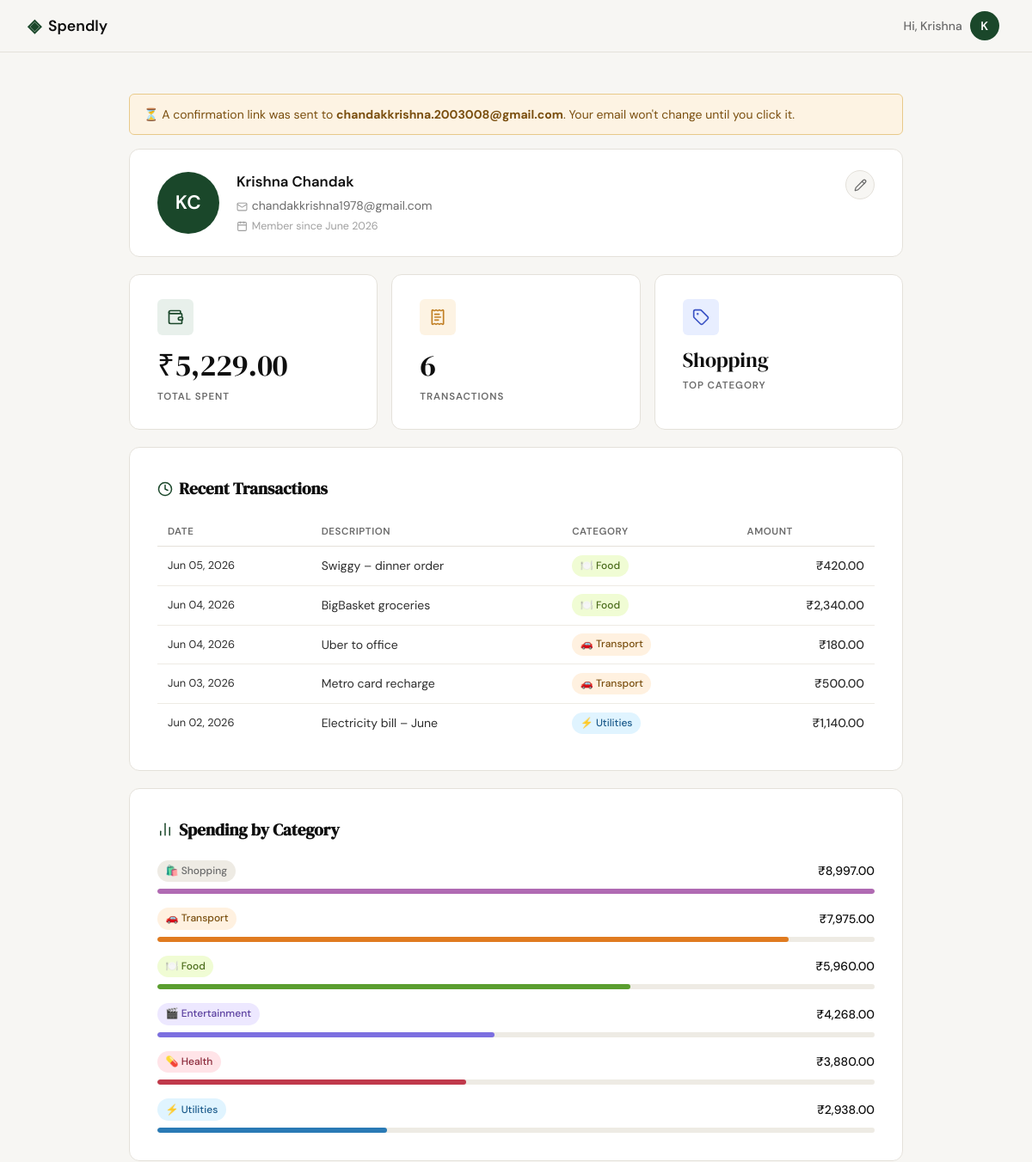
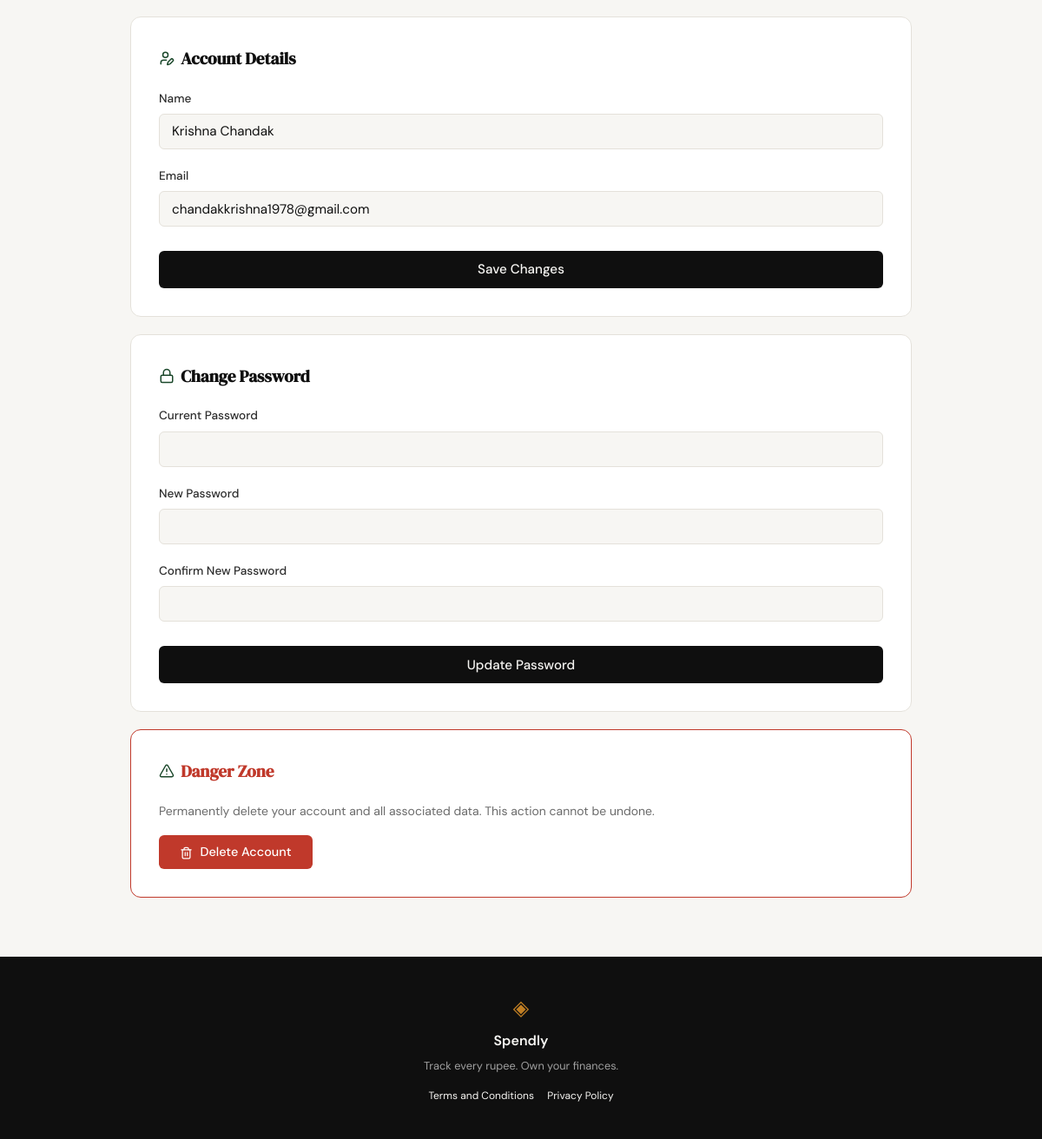
The page /profile (signed in) on the database its author committed (2 pictures, top to bottom).
### tables this page shows
CREATE TABLE email_confirmations (
            id         INTEGER PRIMARY KEY AUTOINCREMENT,
            user_id    INTEGER NOT NULL REFERENCES users(id) ON DELETE CASCADE,
            new_email  TEXT    NOT NULL,
            token      TEXT    NOT NULL UNIQUE,
            expires_at DATETIME NOT NULL,
            created_at DATETIME DEFAULT CURRENT_TIMESTAMP
        );

CREATE TABLE users (
            id       INTEGER PRIMARY KEY AUTOINCREMENT,
            name     TEXT    NOT NULL,
            email    TEXT    NOT NULL UNIQUE,
            password TEXT    NOT NULL,
            created_at DATETIME DEFAULT CURRENT_TIMESTAMP
        );

CREATE TABLE expenses (
            id          INTEGER PRIMARY KEY AUTOINCREMENT,
            user_id     INTEGER NOT NULL REFERENCES users(id) ON DELETE CASCADE,
            title       TEXT    NOT NULL,
            amount      REAL    NOT NULL,
            category    TEXT    NOT NULL,
            date        DATE    NOT NULL,
            notes       TEXT,
            created_at  DATETIME DEFAULT CURRENT_TIMESTAMP
        );

### app.py (the view, shortened to what this page needs)
@app.route("/profile", methods=["GET", "POST"])
def profile():
    if not session.get("user_id"):
        return redirect(url_for("login"))
    user_id = session["user_id"]
    user          = get_user_by_id(user_id)
    pending_email = get_pending_email(user_id)
    try:
        member_since = datetime.strptime(user["created_at"][:10], "%Y-%m-%d").strftime("%B %Y")
    except Exception:
        member_since = ""
    monthly_total, expense_count = get_monthly_stats(user_id)
    recent_expenses  = get_recent_expenses(user_id)
    category_totals  = get_category_totals(user_id)
    top_category     = category_totals[0]["category"] if category_totals else "—"
    max_cat_total    = category_totals[0]["total"]    if category_totals else 1
    return render_template(
        "profile.html",
        user=user,
        member_since=member_since,
        pending_email=pending_email,
        monthly_total=monthly_total,
        expense_count=expense_count,
        top_category=top_category,
        recent_expenses=recent_expenses,
        category_totals=category_totals,
        max_cat_total=max_cat_total,
    )

### app.py (called while the page is built)
@app.template_filter("inr")
def inr_format(value):
    return "{:,.2f}".format(float(value))

@app.template_filter("friendly_date")
def friendly_date(date_str):
    try:
        return datetime.strptime(str(date_str)[:10], "%Y-%m-%d").strftime("%b %d, %Y")
    except Exception:
        return date_str

### database/db.py (called while the page is built)
def get_db():
    conn = sqlite3.connect(DB_PATH)
    conn.row_factory = sqlite3.Row
    conn.execute("PRAGMA foreign_keys = ON")
    return conn

def get_user_by_id(user_id):
    conn = get_db()
    user = conn.execute("SELECT * FROM users WHERE id = ?", (user_id,)).fetchone()
    conn.close()
    return user

def get_pending_email(user_id):
    conn = get_db()
    row = conn.execute(
        "SELECT new_email FROM email_confirmations WHERE user_id = ?", (user_id,)
    ).fetchone()
    conn.close()
    return row["new_email"] if row else None

def get_recent_expenses(user_id, limit=5):
    conn = get_db()
    rows = conn.execute(
        """SELECT title, amount, category, date
           FROM expenses WHERE user_id = ?
           ORDER BY date DESC LIMIT ?""",
        (user_id, limit),
    ).fetchall()
    conn.close()
    return [dict(r) for r in rows]

def get_category_totals(user_id):
    conn = get_db()
    rows = conn.execute(
        """SELECT category, SUM(amount) AS total
           FROM expenses WHERE user_id = ?
           GROUP BY category ORDER BY total DESC""",
        (user_id,),
    ).fetchall()
    conn.close()
    return [dict(r) for r in rows]

def get_monthly_stats(user_id):
    conn = get_db()
    row = conn.execute(
        """SELECT COALESCE(SUM(amount), 0) AS total, COUNT(*) AS count
           FROM expenses
           WHERE user_id = ?
             AND strftime('%Y-%m', date) = strftime('%Y-%m', 'now')""",
        (user_id,),
    ).fetchone()
    conn.close()
    return row["total"], row["count"]

### templates/profile.html (shortened to what this page needs)
{% extends "base.html" %}
{% set cat_icons = {
    'food':          '🍽️',
    'transport':     '🚗',
    'entertainment': '🎬',
    'health':        '💊',
    'utilities':     '⚡',
    'shopping':      '🛍️',
} %}
{% block content %}
<section class="profile-page">
    <div class="profile-wrap">
        {% if pending_email %}
        <div class="flash flash-warning">
            ⏳ A confirmation link was sent to <strong>{{ pending_email }}</strong>. Your email won't change until you click it.
        </div>
        {% endif %}
        {% set name_parts = user['name'].split() %}
        {% set initials = name_parts[0][0] ~ (name_parts[-1][0] if name_parts|length > 1 else '') %}
        <div class="profile-card user-info-card">
            <div class="user-info-row">
                <div class="profile-avatar">{{ initials.upper() }}</div>
                <div class="user-details">
                    <div class="user-full-name">{{ user['name'] }}</div>
                    <div class="user-email-display">
                        <i data-lucide="mail" class="inline-icon"></i>{{ user['email'] }}
                    </div>
                    {% if member_since %}
                    <div class="user-since">
                        <i data-lucide="calendar" class="inline-icon"></i>Member since {{ member_since }}
                    </div>
                    {% endif %}
                </div>
                <a href="#edit-profile" class="user-edit-btn" title="Edit profile">
                    <i data-lucide="pencil"></i>
                </a>
            </div>
        </div>
        <div class="stats-row">
            <div class="stat-card">
                <div class="stat-card-icon stat-icon-spend">
                    <i data-lucide="wallet"></i>
                </div>
                <div class="stat-card-value">₹{{ monthly_total | inr }}</div>
                <div class="stat-card-label">Total Spent</div>
            </div>
            <div class="stat-card">
                <div class="stat-card-icon stat-icon-count">
                    <i data-lucide="receipt-text"></i>
                </div>
                <div class="stat-card-value">{{ expense_count }}</div>
                <div class="stat-card-label">Transactions</div>
            </div>
            <div class="stat-card">
                <div class="stat-card-icon stat-icon-cat">
                    <i data-lucide="tag"></i>
                </div>
                <div class="stat-card-value stat-card-value-text">{{ top_category }}</div>
                <div class="stat-card-label">Top Category</div>
            </div>
        </div>
        <div class="profile-card">
            <h2 class="profile-card-title">
                <i data-lucide="clock" class="title-icon"></i> Recent Transactions
            </h2>
            {% if recent_expenses %}
            <table class="expense-table">
                <thead>
                    <tr>
                        <th>Date</th>
                        <th>Description</th>
                        <th>Category</th>
                        <th class="col-right">Amount</th>
                    </tr>
                </thead>
                <tbody>
                    {% for exp in recent_expenses %}
                    {% set cat_key = exp.category | lower | replace(' ', '-') %}
                    <tr>
                        <td class="exp-date">{{ exp.date | friendly_date }}</td>
                        <td>{{ exp.title }}</td>
                        <td>
                            <span class="cat-badge cat-{{ cat_key }}">
                                {{ cat_icons.get(exp.category | lower, '📦') }} {{ exp.category }}
                            </span>
                        </td>
                        <td class="exp-amount col-right">₹{{ exp.amount | inr }}</td>
                    </tr>
                    {% endfor %}
                </tbody>
            </table>
            {% else %}
            <p class="empty-state">
                <i data-lucide="inbox" class="empty-icon"></i><br>No expenses recorded yet.
            </p>
            {% endif %}
        </div>
        <div class="profile-card">
            <h2 class="profile-card-title">
                <i data-lucide="bar-chart-2" class="title-icon"></i> Spending by Category
            </h2>
            {% if category_totals %}
                {% for cat in category_totals %}
                {% set cat_key = cat.category | lower | replace(' ', '-') %}
                <div class="cat-row">
                    <div class="cat-row-header">
                        <span class="cat-badge cat-{{ cat_key }}">
                            {{ cat_icons.get(cat.category | lower, '📦') }} {{ cat.category }}
                        </span>
                        <span class="cat-total">₹{{ cat.total | inr }}</span>
                    </div>
                    <div class="cat-bar-track">
                        <div class="cat-bar-fill cat-bar-{{ cat_key }}" style="width: {{ (cat.total / max_cat_total * 100) | int }}%"></div>
                    </div>
                </div>
                {% endfor %}
            {% else %}
            <p class="empty-state">No spending data yet.</p>
            {% endif %}
        </div>
        <div class="profile-card" id="edit-profile">
            <h2 class="profile-card-title">
                <i data-lucide="user-pen" class="title-icon"></i> Account Details
            </h2>
            <form method="POST" action="{{ url_for('profile') }}">
                <div class="form-group">
                    <label for="name">Name</label>
                    <input type="text" id="name" name="name" class="form-input"
                           value="{{ user['name'] }}" required>
                </div>
                <div class="form-group">
                    <label for="email">Email</label>
                    <input type="email" id="email" name="email" class="form-input"
                           value="{{ user['email'] }}" required>
                </div>
                <button type="submit" class="btn-submit">Save Changes</button>
            </form>
        </div>
        <div class="profile-card">
            <h2 class="profile-card-title">
                <i data-lucide="lock" class="title-icon"></i> Change Password
            </h2>
            <form method="POST" action="{{ url_for('change_password') }}">
                <div class="form-group">
                    <label for="current_password">Current Password</label>
                    <input type="password" id="current_password" name="current_password"
                           class="form-input" required>
                </div>
                <div class="form-group">
                    <label for="new_password">New Password</label>
                    <input type="password" id="new_password" name="new_password"
                           class="form-input" required>
                </div>
                <div class="form-group">
                    <label for="confirm_new_password">Confirm New Password</label>
                    <input type="password" id="confirm_new_password" name="confirm_new_password"
                           class="form-input" required>
                </div>
                <button type="submit" class="btn-submit">Update Password</button>
            </form>
        </div>
        <div class="profile-card danger-card">
            <h2 class="profile-card-title danger-title">
                <i data-lucide="triangle-alert" class="title-icon"></i> Danger Zone
            </h2>
            <p class="danger-desc">
                Permanently delete your account and all associated data.
                This action cannot be undone.
            </p>
            <button type="button" class="btn-danger" id="show-delete-btn">
                <i data-lucide="trash-2" class="btn-icon"></i> Delete Account
            </button>
        </div>
    </div>
</section>
{% endblock %}

### templates/base.html (shortened to what this page needs)
<!DOCTYPE html>
<html lang="en">
<head>
    <link rel="stylesheet" href="{{ url_for('static', filename='css/style.css') }}">
</head>
<body>
    <nav class="navbar">
        <div class="nav-inner">
            <a href="{{ url_for('landing') }}" class="nav-brand">
                <span class="brand-icon">◈</span>
                <span class="brand-name">Spendly</span>
            </a>
            <div class="nav-links">
                {% if session.get("user_id") %}
                    <div class="avatar-wrapper">
                        <button class="avatar-trigger" id="avatar-btn" aria-label="Account menu">
                            <span class="nav-greeting">Hi, {{ session.get("user_name", "").split()[0] }}</span>
                            <span class="avatar-circle">{{ session.get("user_name", "U")[0].upper() }}</span>
                        </button>
                    </div>
                {% else %}
                    <a href="{{ url_for('login') }}">Sign in</a>
                    <a href="{{ url_for('register') }}" class="nav-cta">Get started</a>
                {% endif %}
            </div>
        </div>
    </nav>
    <main class="main-content">
        {% block content %}{% endblock %}
    </main>
    <footer class="footer">
        <div class="footer-inner">
            <span class="brand-icon">◈</span>
            <span class="footer-name">Spendly</span>
            <p class="footer-copy">Track every rupee. Own your finances.</p>
            <div style="margin-top: 8px; font-size: 0.75rem;">
                <a href="/terms" style="color: inherit; text-decoration: none; margin-right: 12px;">Terms and Conditions</a>
                <a href="/privacy" style="color: inherit; text-decoration: none;">Privacy Policy</a>
            </div>
        </div>
    </footer>
</body>
</html>

### rows shown on the page
email_confirmations: new_email "chandakkrishna.2003008@gmail.com"
users: name "Krishna Chandak", email "chandakkrishna1978@gmail.com"
expenses: date|friendly_date "Jun 05, 2026", title "Swiggy – dinner order", get "🍽️", category "Food", amount|inr "420.00"
expenses: date|friendly_date "Jun 04, 2026", title "BigBasket groceries", get "🍽️", category "Food", amount|inr "2,340.00"
expenses: date|friendly_date "Jun 04, 2026", title "Uber to office", get "🚗", category "Transport", amount|inr "180.00"
expenses: date|friendly_date "Jun 03, 2026", title "Metro card recharge", get "🚗", category "Transport", amount|inr "500.00"
expenses: date|friendly_date "Jun 02, 2026", title "Electricity bill – June", get "⚡", category "Utilities", amount|inr "1,140.00"

### other values the page prints
{{ session.get("user_name", "").split()[0] }} "Krishna"
{{ session.get("user_name", "U")[0].upper() }} "K"
{{ initials.upper() }} "KC"
{{ member_since }} "June 2026"
{{ monthly_total | inr }} "5,229.00"
{{ expense_count }} "6"
{{ top_category }} "Shopping"
{{ cat_icons.get(cat.category | lower, '📦') }} "🛍️" "🚗" "🍽️" "🎬" "💊" "⚡"
{{ cat.category }} "Shopping" "Transport" "Food" "Entertainment" "Health" "Utilities"
{{ cat.total | inr }} "8,997.00" "7,975.00" "5,960.00" "4,268.00" "3,880.00" "2,938.00"
